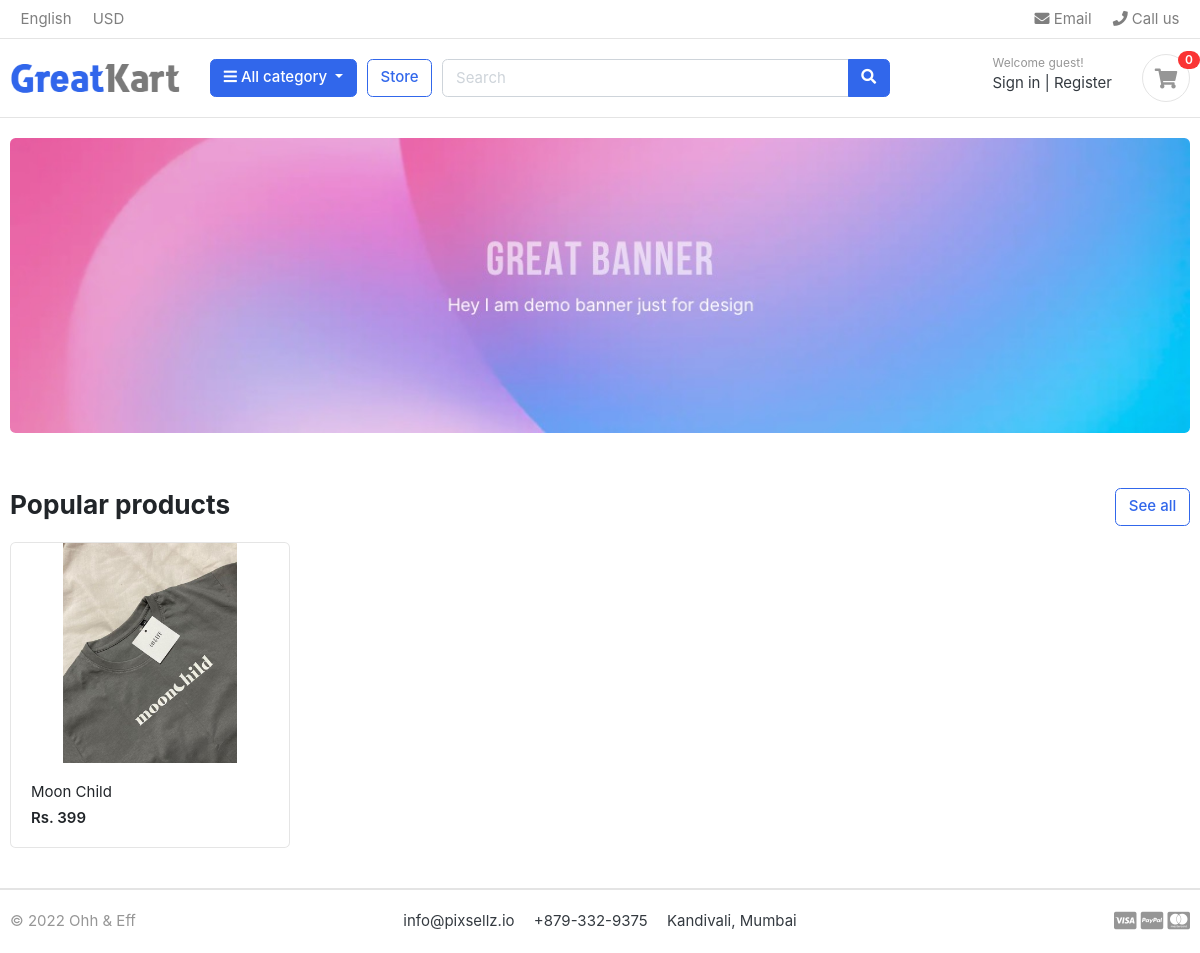
/, run on an earlier commit of the app's database.
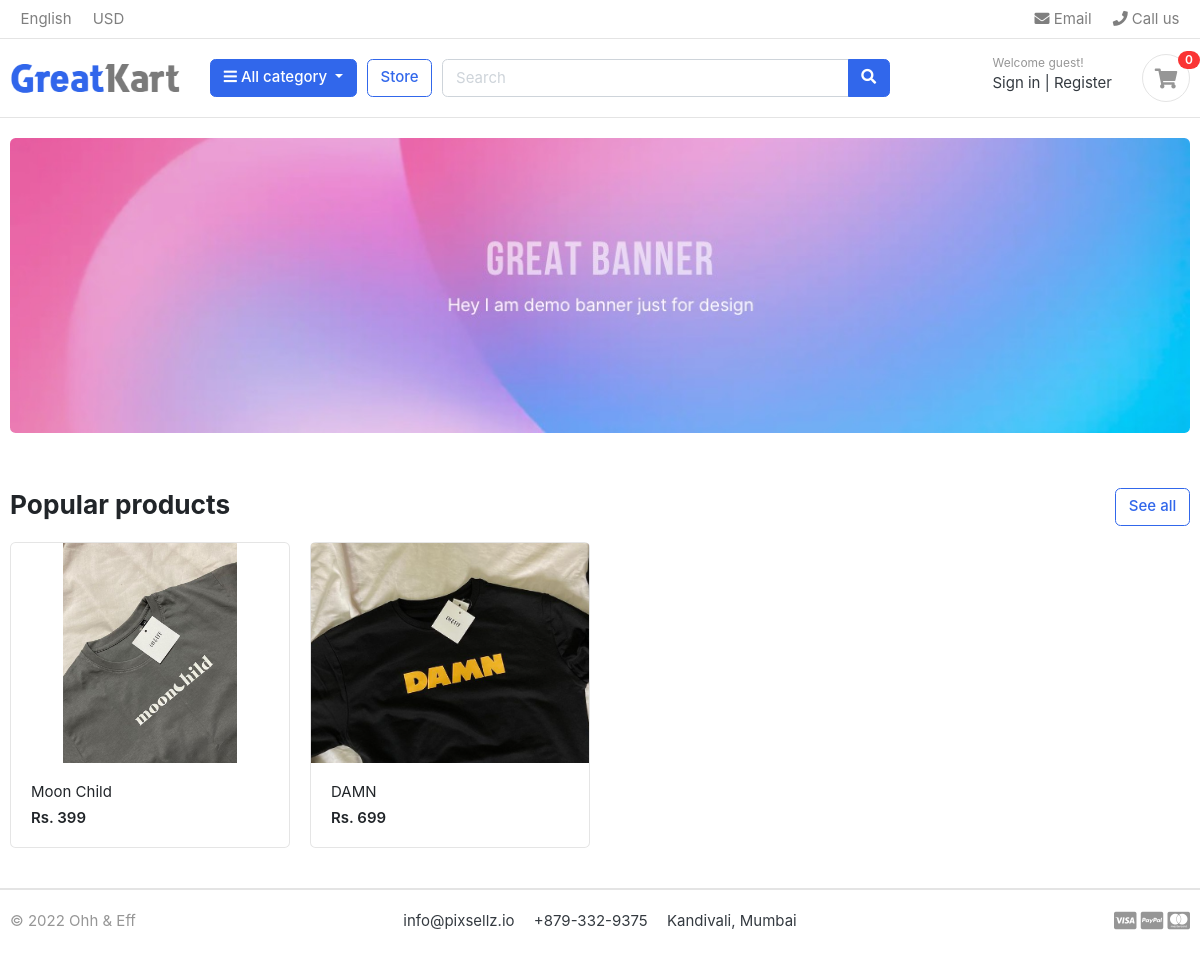
And on a later commit of the database.
### store/models.py (models this page shows, shortened)
class Product(models.Model):
    product_name = models.CharField(max_length=200, unique=True)
    slug = models.SlugField(max_length=200, unique=True)
    product_description = models.TextField(max_length=200, blank=True)
    price = models.IntegerField()
    images = models.ImageField(upload_to = 'photos/products')
    stock = models.IntegerField()
    is_available = models.BooleanField(default=True)
    created_date = models.DateTimeField(auto_now_add=True)
    modified_date = models.DateTimeField(auto_now=True)
    category = models.ForeignKey(Category, on_delete=models.CASCADE)
    def get_url(self):
        return reverse('product_detail', args=[self.category.slug, self.slug])

### e_commerce/views.py (the view)
# urls.py: 2. Add a URL to urlpatterns:  path('', views.home, name='home')
def home(request):
    products = Product.objects.all().filter(is_available=True)
    context = {
        'products' : products,
    }
    return render(request, template_name= "home.html", context=context)

### carts/context_processors.py (called while the page is built)
def counter(request, cart_count = 0):
    if 'admin' in request.path:
        return {}
    else:
        try:
            cart = Cart.objects.filter(cart_id = _cart_id(request))
            cart_items = CartItem.objects.all().filter(cart=cart[:1])
            for cart_item in cart_items:
                cart_count += cart_item.quantity
        except Cart.DoesNotExist:
            cart_count = 0
    return dict(cart_count=cart_count)

### carts/views.py (called while the page is built)
def _cart_id(request):
    cart = request.session.session_key
    if not cart:
        cart = request.session.create()
    return cart

### category/context_processors.py (called while the page is built)
def menu_links(request):
    links = Category.objects.all()
    return dict(links = links)

### category/models.py (called while the page is built)
    def get_url(self):
        return reverse('products_by_category', args=[self.slug])

### templates/home.html
{% extends 'base.html' %}
{% load static %}
{% block content %}
<section class="section-intro padding-y-sm">
	<div class="container">
	<div class="intro-banner-wrap">
		<img src="{% static 'images/banners/1.jpg' %}" class="img-fluid rounded">
	</div>
	</div>
</section>
<section class="section-name padding-y-sm">
	<div class="container">
	<header class="section-heading">
		<a href="{% url 'store' %}" class="btn btn-outline-primary float-right">See all</a>
		<h3 class="section-title">Popular products</h3>
	</header>
	<div class="row">
		{% if products %}
			{% for product in products  %}
				<div class="col-md-3">
					<div class="card card-product-grid">
						<a href="{{product.get_url}}" class="img-wrap"> <img src="{{product.images.url}}"> </a>
						<figcaption class="info-wrap">
							<a href="{{product.get_url}}" class="title">{{product.product_name|capfirst}}</a>
							<div class="price mt-1">Rs. {{product.price}}</div>
						</figcaption>
					</div>
				</div>
			{% endfor %}
		{% endif %}
	</div>
</div>
</section>
</body>
</html>
{% endblock content %}

What changed in the data, as far as the page shows it:
added Product: images (picture), product_name "DAMN", price "699"
